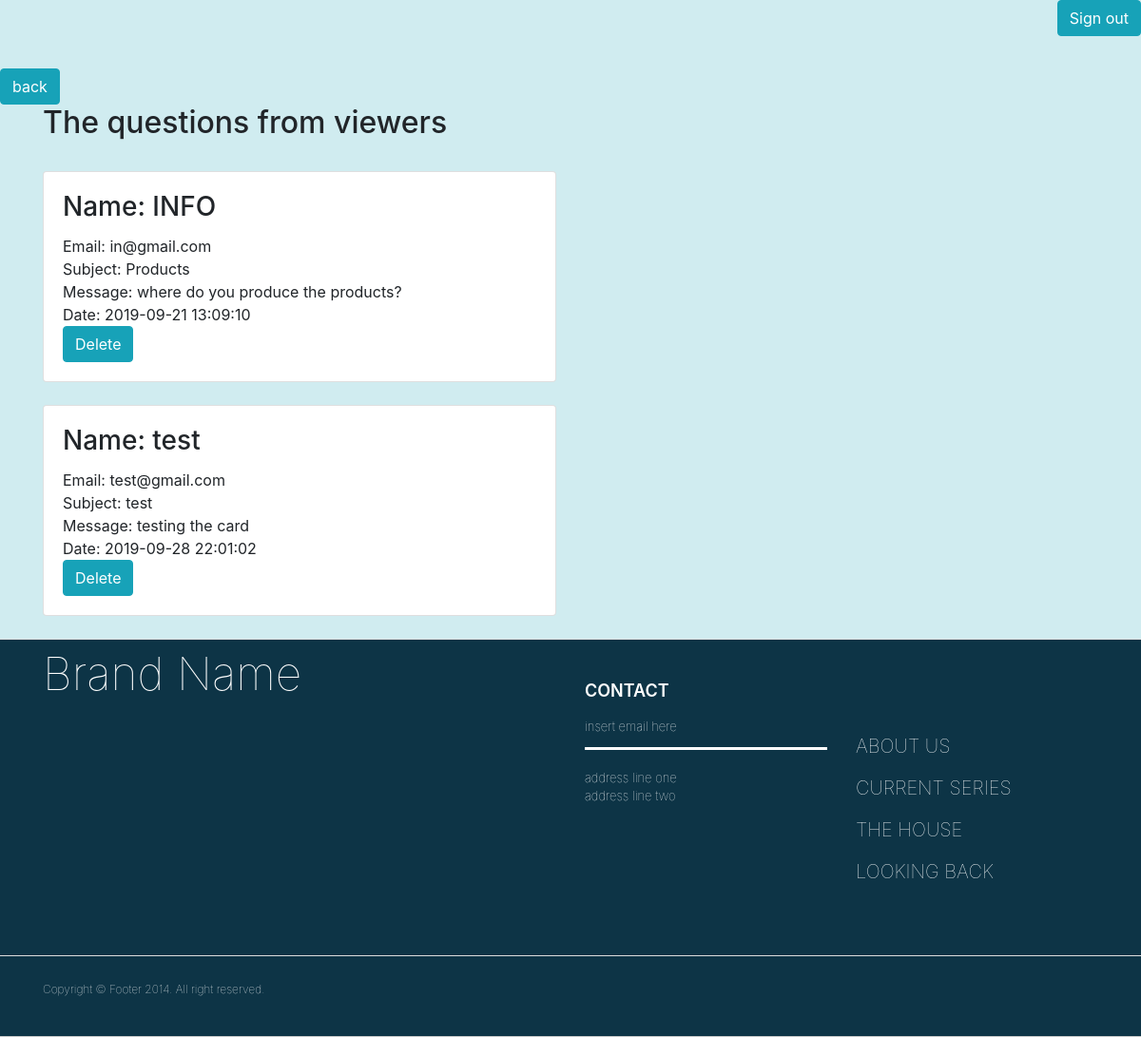
The app's page /qmessage.php with its own data.
### tables this page shows
CREATE TABLE `q_message` (
  `q_message` int(12) NOT NULL,
  `q_message_name` varchar(200) NOT NULL,
  `q_message_email` varchar(200) NOT NULL,
  `q_message_subject` varchar(200) NOT NULL,
  `q_message_message` text NOT NULL,
  `q_date` timestamp NOT NULL DEFAULT current_timestamp()
);

### qmessage.php (the view, shortened to what this page needs)
<?php
require 'db.php';
?>
<html>
<head>
    <?php require 'header.php'; ?>
</head>
<body class="body">
<?php require 'nav.php'; ?><br>
<a href="managerpage.php"><button type='button' class='btn btn-info'>back</button></a>
<div class="container">
 <h2 >The questions from viewers</h2><br>
  <?php
    $sql ="SELECT * FROM q_message";
    $result = mysqli_query($conn,$sql);
      if($result->num_rows > 0){
        while ($row = $result->fetch_assoc()) {?>
  <div class="row">
    <div class="col-sm-6">
      <div class="card">
        <div class="card-body">
              <h3 class="card-title">Name:                               <?php echo $row['q_message_name'];?></h3>
              <span class="card-text">Email: </span>                     <?php echo $row['q_message_email'];?><br>
              <span class="card-text">Subject: </span>                   <?php echo $row['q_message_subject'];?><br>
              <span class="card-text">Message: </span>                   <?php echo $row['q_message_message'];?><br>
              <span class="card-text">Date: </span>                      <?php echo $row['q_date'];?><br>
              <?php echo " <a href='action/deletQM.php?id=" .$row['q_message']."'><button type='button' class='btn btn-info'>Delete</button></a>"  ;?>
        </div>
      </div>
                <br>
    </div>
  </div>
<?php
  }
  }
?>
</div>
<?php require 'footer.php'; ?>
</body>
</html>

### qmessage.php (style rules this page uses)
.body { background-color: #d0ecf0 }

### records on screen
q_message: q_message_name "INFO", q_message_email "in@gmail.com", q_message_subject "Products", q_message_message "where do you produce the products?", q_date "2019-09-21 13:09:10"
q_message: q_message_name "test", q_message_email "test@gmail.com", q_message_subject "test", q_message_message "testing the card", q_date "2019-09-28 22:01:02"
